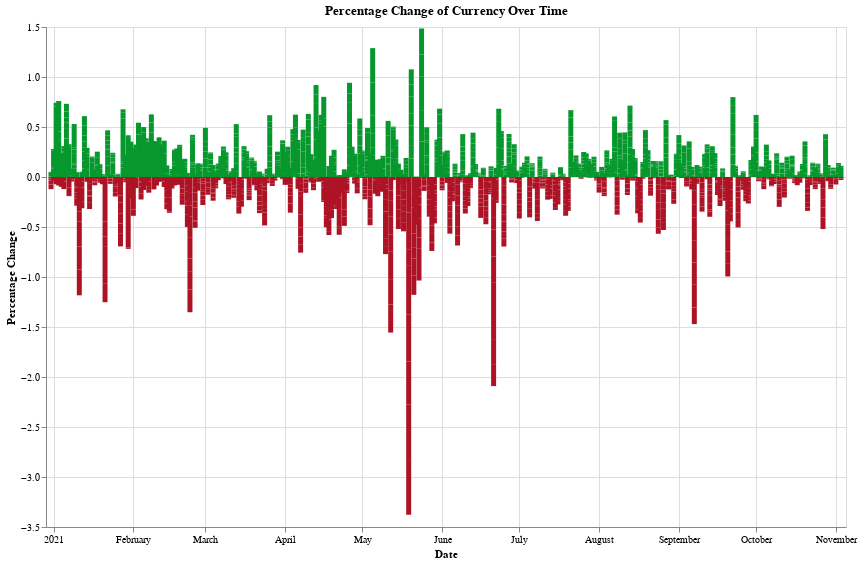

The notebook cell this image was saved under:
### Code cell
selection = alt.selection_multi(fields=['token'], bind='legend')

chart = alt.Chart(union_df).mark_bar().encode(
    alt.X("Date:T"),
    alt.Y("percent_change:Q", title='Percentage Change'),
    color=alt.condition("datum.percent_change < 0",
                                 alt.value("#ae1325"),
                                 alt.value("#06982d")),
    tooltip= ['Date:T', 'percent_change']
).add_selection(
    selection
).properties(height=500, width=800, title='Percentage Change of Currency Over Time')

input_dropdown1 = alt.binding_select(options=list(union_df['token'].unique()))
token_selector = alt.selection_single(name='Currency: ', fields=['token'], bind=input_dropdown1)
chart.add_selection(token_selector).transform_filter(token_selector).interactive()

### Figure 1 — Vega-Lite specification as saved in the notebook (floating-point values rounded to 4 significant figures; data arrays with more than 128 entries replaced by an {"elided": "..."} marker saying what was removed)
{"config": {"view": {"continuousWidth": 400, "continuousHeight": 300}}, "data": {"name": "data-b0da2691ae82bdb2fe5a870de0a9710c"}, "mark": "bar", "encoding": {"color": {"condition": {"value": "#ae1325", "test": "datum.percent_change < 0"}, "value": "#06982d"}, "tooltip": [{"type": "temporal", "field": "Date"}, {"type": "quantitative", "field": "percent_change"}], "x": {"type": "temporal", "field": "Date"}, "y": {"type": "quantitative", "field": "percent_change", "title": "Percentage Change"}}, "height": 500, "selection": {"selector001": {"type": "multi", "fields": ["token"], "bind": "legend"}, "Currency: ": {"type": "single", "fields": ["token"], "bind": {"input": "select", "options": ["ADA", "ETH", "BTC", "XRP", "TRX", "DOGE", "LTC", "BCH"]}}, "selector002": {"type": "interval", "bind": "scales", "encodings": ["x", "y"]}}, "title": "Percentage Change of Currency Over Time", "transform": [{"filter": {"selection": "Currency: "}}], "width": 800, "$schema": "https://vega.github.io/schema/vega-lite/v4.8.1.json", "datasets": {"data-b0da2691ae82bdb2fe5a870de0a9710c": {"elided": "2445 records"}}}
